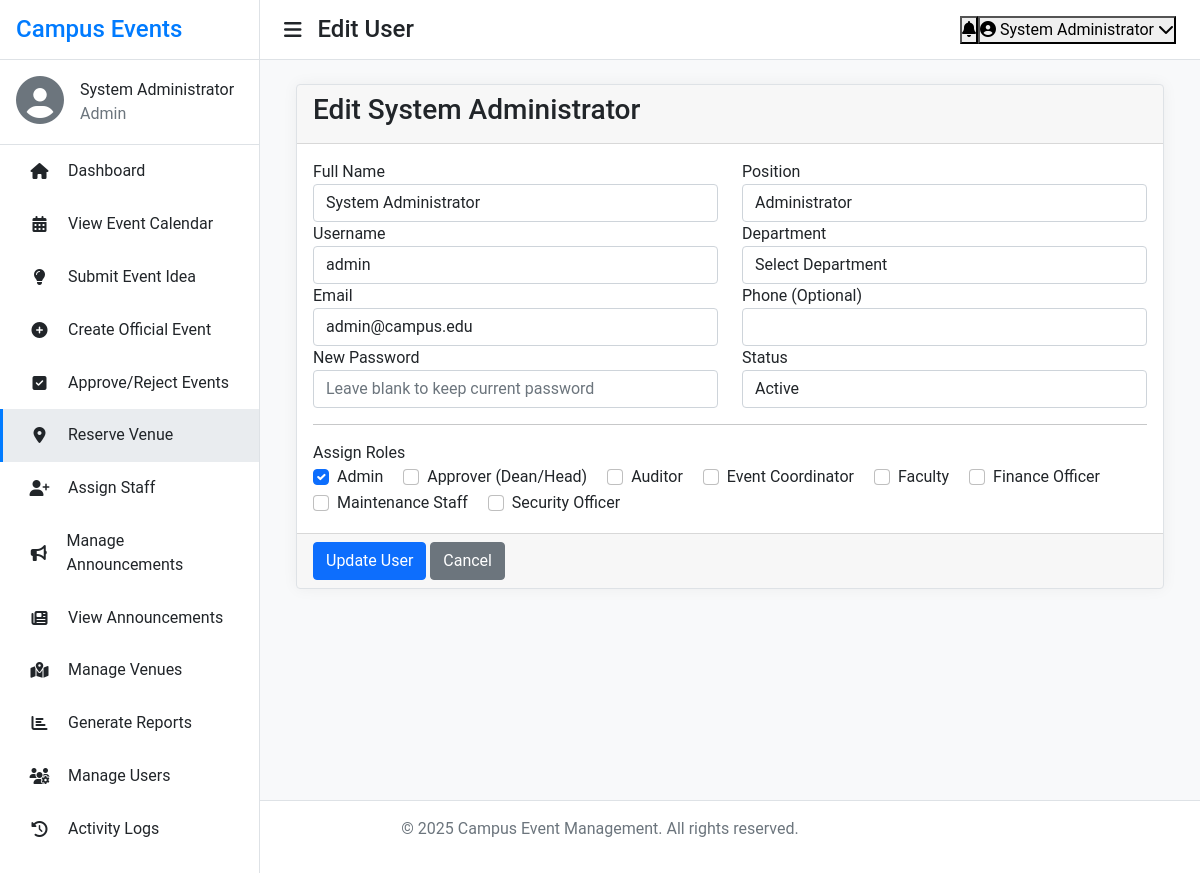
/views/admin/users/edit.php?id=1 (signed in), run on the app's committed database.
### tables this page shows
CREATE TABLE IF NOT EXISTS `users` (
    `id` INT PRIMARY KEY AUTO_INCREMENT,
    `username` VARCHAR(50) NOT NULL UNIQUE,
    `password` VARCHAR(255) NOT NULL,
    `full_name` VARCHAR(100) NOT NULL,
    `email` VARCHAR(100) NOT NULL UNIQUE,
    `department` VARCHAR(100) NULL,
    `position` VARCHAR(100) NULL,
    `student_number` VARCHAR(20) NULL,
    `phone` VARCHAR(20) NULL,
    `status` ENUM('active', 'inactive') DEFAULT 'active',
    `created_at` TIMESTAMP DEFAULT CURRENT_TIMESTAMP,
    `updated_at` TIMESTAMP DEFAULT CURRENT_TIMESTAMP ON UPDATE CURRENT_TIMESTAMP,
    INDEX `idx_username` (`username`),
    INDEX `idx_email` (`email`),
    INDEX `idx_department` (`department`),
    INDEX `idx_status` (`status`)
);

CREATE TABLE IF NOT EXISTS `roles` (
    `id` INT PRIMARY KEY AUTO_INCREMENT,
    `name` VARCHAR(50) NOT NULL UNIQUE,
    `description` TEXT NULL,
    `created_at` TIMESTAMP DEFAULT CURRENT_TIMESTAMP,
    INDEX `idx_role_name` (`name`)
);

### views/admin/users/edit.php (the view, shortened to what this page needs)
<?php
$user_id = filter_input(INPUT_GET, 'id', FILTER_SANITIZE_NUMBER_INT);
$conn = get_db_connection();
$stmt = $conn->prepare("SELECT u.*, GROUP_CONCAT(r.name) as roles FROM users u LEFT JOIN user_roles ur ON u.id = ur.user_id LEFT JOIN roles r ON ur.role_id = r.id WHERE u.id = :id GROUP BY u.id");
$stmt->execute(['id' => $user_id]);
$user = $stmt->fetch(PDO::FETCH_ASSOC);
$user_roles_array = explode(',', $user['roles'] ?? '');
$is_student_type = in_array('Student', $user_roles_array) || in_array('Guest User', $user_roles_array);
$type = $is_student_type ? 'student' : 'employee';
$role_query_part = ($type === 'student')
    ? "WHERE name IN ('Student', 'Guest User')"
    : "WHERE name NOT IN ('Student', 'Guest User')";
$stmt_all_roles = $conn->query("SELECT id, name FROM roles {$role_query_part} ORDER BY name ASC");
$all_roles = $stmt_all_roles->fetchAll(PDO::FETCH_ASSOC);
$stmt_user_roles = $conn->prepare("SELECT role_id FROM user_roles WHERE user_id = :user_id");
$stmt_user_roles->execute(['user_id' => $user_id]);
$user_role_ids = $stmt_user_roles->fetchAll(PDO::FETCH_COLUMN);
require_once __DIR__ . '/../../includes/header.php';
?>
<div class="container-fluid">
    <div class="row">
        <div class="col-12">
            <div class="card card-primary">
                <div class="card-header">
                    <h3 class="card-title">Edit <?= htmlspecialchars($user['full_name']) ?></h3>
                </div>
                <form action="process.php" method="POST">
                    <div class="card-body">
                        <div class="row">
                            <div class="col-md-6">
                                <div class="form-group">
                                    <label for="full_name">Full Name</label>
                                    <input type="text" class="form-control" id="full_name" name="full_name" value="<?= htmlspecialchars($user['full_name']) ?>" required>
                                </div>
                                <div class="form-group">
                                    <label for="username">Username</label>
                                    <input type="text" class="form-control" id="username" name="username" value="<?= htmlspecialchars($user['username']) ?>" required>
                                </div>
                                <div class="form-group">
                                    <label for="email">Email</label>
                                    <input type="email" class="form-control" id="email" name="email" value="<?= htmlspecialchars($user['email']) ?>" required>
                                </div>
                                <div class="form-group">
                                    <label for="password">New Password</label>
                                    <input type="password" class="form-control" id="password" name="password" placeholder="Leave blank to keep current password">
                                </div>
                            </div>
                            <div class="col-md-6">
                                <?php if ($type === 'student'): ?>
                                    <div class="form-group">
                                        <label for="student_number">Student Number</label>
                                        <input type="text" class="form-control" id="student_number" name="student_number" value="<?= htmlspecialchars($user['student_number'] ?? '') ?>" required>
                                    </div>
                                <?php else:  ?>
                                    <div class="form-group">
                                        <label for="position">Position</label>
                                        <input type="text" class="form-control" id="position" name="position" value="<?= htmlspecialchars($user['position'] ?? '') ?>" required>
                                    </div>
                                <?php endif; ?>
                                <div class="form-group">
                                    <label for="department">Department</label>
                                    <select class="form-control" id="department" name="department" required>
                                        <option value="">Select Department</option>
                                    </select>
                                </div>
                                <div class="form-group">
                                    <label for="phone">Phone (Optional)</label>
                                    <input type="text" class="form-control" id="phone" name="phone" value="<?= htmlspecialchars($user['phone'] ?? '') ?>">
                                </div>
                                <div class="form-group">
                                    <label for="status">Status</label>
                                    <select class="form-control" id="status" name="status">
                                        <option value="active" <?= $user['status'] === 'active' ? 'selected' : '' ?>>Active</option>
                                    </select>
                                </div>
                            </div>
                        </div>
                        <hr>
                        <div class="form-group">
                            <label>Assign Roles</label>
                            <div>
                                <?php foreach ($all_roles as $role): ?>
                                    <div class="form-check form-check-inline">
                                        <input class="form-check-input" type="checkbox" name="roles[]" id="role_<?= $role['id'] ?>" value="<?= $role['id'] ?>" <?= in_array($role['id'], $user_role_ids) ? 'checked' : '' ?>>
                                        <label class="form-check-label" for="role_<?= $role['id'] ?>"><?= htmlspecialchars($role['name']) ?></label>
                                    </div>
                                <?php endforeach; ?>
                            </div>
                        </div>
                    </div>
                    <div class="card-footer">
                        <button type="submit" class="btn btn-primary">Update User</button>
                        <a href="index.php" class="btn btn-secondary">Cancel</a>
                    </div>
                </form>
            </div>
        </div>
    </div>
</div>
<?php
require_once __DIR__ . '/../../includes/footer.php';
?>

### assets/css/style.css (style rules this page uses)
* { margin: 0; padding: 0; box-sizing: border-box; }
:root { --primary-color: #f8f9fa; --secondary-color: #e9ecef; --accent-color: #007bff; --text-color: #212529; --border-color: #dee2e6; --sidebar-width: 260px; --header-height: 60px; --danger-color: #e74c3c; --success-color: #2ecc71; --warning-color: #f1c40f; }
body { font-family: 'Roboto', sans-serif; background-color: var(--primary-color); color: var(--text-color); margin: 0; }
.card { border: 1px solid var(--border-color); box-shadow: 0 0 15px rgba(0, 0, 0, 0.05); }

### data on the page
users: full_name "System Administrator", username "admin", email "admin@campus.edu", position "Administrator", status "Active"
roles: id "☑", name "Admin"
roles: name "Approver (Dean/Head)"
roles: name "Auditor"
roles: name "Event Coordinator"
roles: name "Faculty"
roles: name "Finance Officer"
roles: name "Maintenance Staff"
roles: name "Security Officer"

### other printed values
$userFullName "System Administrator"
$userRoleDisplay "Admin"
$item['label'] "Dashboard"
$item['label'] "View Event Calendar"
$item['label'] "Submit Event Idea"
$item['label'] "Create Official Event"
$item['label'] "Approve/Reject Events"
$item['label'] "Reserve Venue"
$item['label'] "Assign Staff"
$item['label'] "Manage Announcements"
$item['label'] "View Announcements"
$item['label'] "Manage Venues"
$item['label'] "Generate Reports"
$item['label'] "Manage Users"
$item['label'] "Activity Logs"
